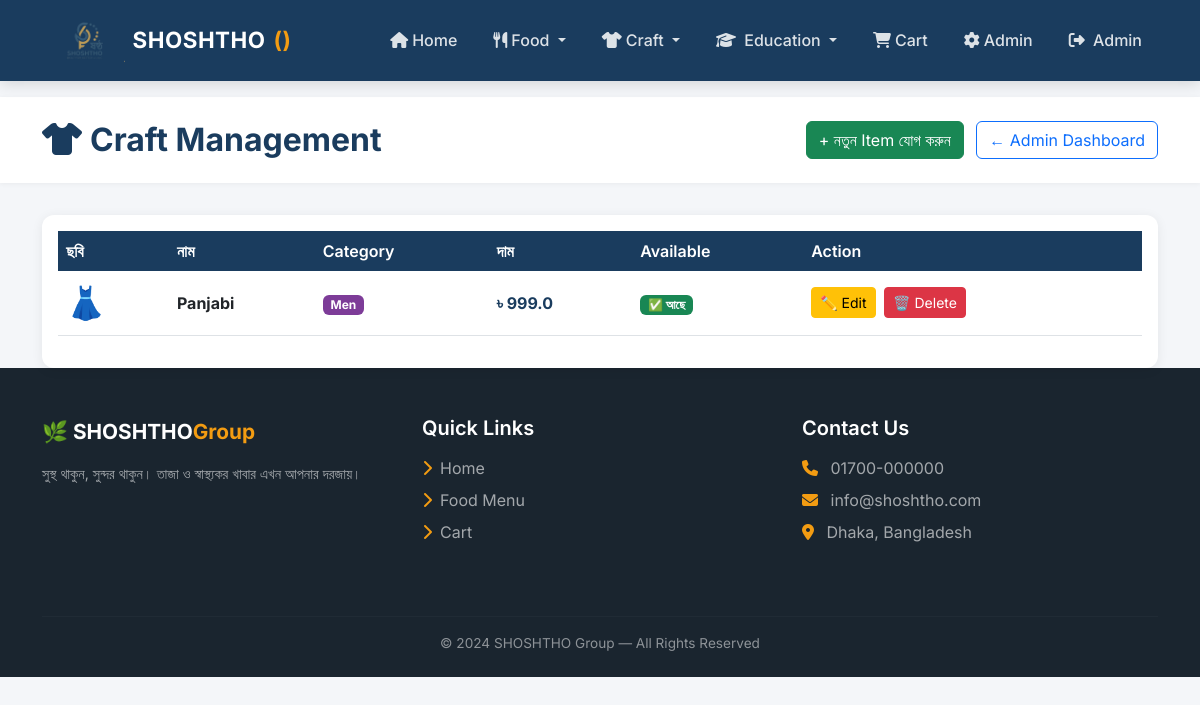
The app's page /admin/craft (signed in) with its own data.
### app/models.py (models this page shows)
class User(UserMixin, db.Model):
    id = db.Column(db.Integer, primary_key=True)
    name = db.Column(db.String(100), nullable=False)
    email = db.Column(db.String(150), unique=True, nullable=False)
    password = db.Column(db.String(200), nullable=False)
    phone = db.Column(db.String(20))
    address = db.Column(db.Text)
    is_admin = db.Column(db.Boolean, default=False)
    orders = db.relationship('Order', backref='user', lazy=True)

class CraftItem(db.Model):
    id = db.Column(db.Integer, primary_key=True)
    name = db.Column(db.String(200), nullable=False)
    description = db.Column(db.Text)
    price = db.Column(db.Float, nullable=False)
    category = db.Column(db.String(100))
    image_url = db.Column(db.String(300))
    is_available = db.Column(db.Boolean, default=True)
    created_at = db.Column(db.DateTime, default=datetime.utcnow)

### app/routes/admin.py (the view)
@admin.route('/admin/craft')
@login_required
@admin_required
def craft_dashboard():
    from app.models import CraftItem
    items = CraftItem.query.all()
    return render_template('admin/craft_dashboard.html',
                           items=items)

### app/__init__.py (called while the page is built)
@login_manager.user_loader
def load_user(user_id):
    from .models import User
    return User.query.get(int(user_id))

### app/routes/admin.py (called while the page is built)
def admin_required(f):
    @wraps(f)
    def decorated(*args, **kwargs):
        if not current_user.is_admin:
            flash('Admin access দরকার!', 'danger')
            return redirect(url_for('shop.home'))
        return f(*args, **kwargs)
    return decorated

### app/templates/admin/craft_dashboard.html
{% extends 'base.html' %}
{% block content %}
<div class="page-header">
    <div class="container d-flex justify-content-between
                align-items-center">
        <h2><i class="fas fa-tshirt me-2"></i>Craft Management</h2>
        <div>
            <a href="/admin/craft/add"
               class="btn btn-success me-2">
                + নতুন Item যোগ করুন
            </a>
            <a href="/admin"
               class="btn btn-outline-primary">
                ← Admin Dashboard
            </a>
        </div>
    </div>
</div>
<div class="container">
    <div class="card">
        <div class="card-body table-responsive">
            <table class="table table-hover align-middle">
                <thead>
                    <tr>
                        <th>ছবি</th>
                        <th>নাম</th>
                        <th>Category</th>
                        <th>দাম</th>
                        <th>Available</th>
                        <th>Action</th>
                    </tr>
                </thead>
                <tbody>
                    {% for item in items %}
                    <tr>
                        <td>
                            {% if item.image_url %}
                            <img src="{{ item.image_url }}"
                                 width="60" height="60"
                                 style="object-fit:cover;
                                        border-radius:8px;">
                            {% else %}
                            <span class="fs-2">👗</span>
                            {% endif %}
                        </td>
                        <td class="fw-bold">{{ item.name }}</td>
                        <td>
                            <span class="badge"
                                  style="background:#7d3c98;">
                                {{ item.category }}
                            </span>
                        </td>
                        <td class="fw-bold" style="color:#1a3c5e;">
                            ৳ {{ item.price }}
                        </td>
                        <td>
                            {% if item.is_available %}
                            <span class="badge bg-success">
                                ✅ আছে
                            </span>
                            {% else %}
                            <span class="badge bg-danger">
                                ❌ নেই
                            </span>
                            {% endif %}
                        </td>
                        <td>
                            <a href="/admin/craft/edit/{{ item.id }}"
                               class="btn btn-sm btn-warning me-1">
                                ✏️ Edit
                            </a>
                            <form method="POST"
                                  action="/admin/craft/delete/{{ item.id }}"
                                  style="display:inline"
                                  onsubmit="return confirm('সত্যিই মুছবেন?')">
                                <button class="btn btn-sm btn-danger">
                                    🗑️ Delete
                                </button>
                            </form>
                        </td>
                    </tr>
                    {% endfor %}
                </tbody>
            </table>
        </div>
    </div>
</div>
{% endblock %}

### app/templates/base.html (shortened to what this page needs)
<!DOCTYPE html>
<html lang="bn">
<head>
    <link href="https://cdn.jsdelivr.net/npm/bootstrap@5.3.0/dist/css/bootstrap.min.css" rel="stylesheet">
    <link href="https://cdnjs.cloudflare.com/ajax/libs/font-awesome/6.4.0/css/all.min.css" rel="stylesheet">
</head>
<body>
<nav class="navbar navbar-expand-lg">
    <div class="container">
        <a class="navbar-brand d-flex align-items-center gap-2" href="/">
    <img src="/static/images/logo.png"
         height="45"
         onerror="this.style.display='none'"
         alt="SHOSHTHO Logo">
    SHOSHTHO<span>()</span>
</a>
        <div class="collapse navbar-collapse" id="navMenu">
            <ul class="navbar-nav ms-auto align-items-center gap-1">
    <li class="nav-item">
        <a class="nav-link" href="/">
            <i class="fas fa-home me-1"></i>Home
        </a>
    </li>
    <li class="nav-item dropdown">
        <a class="nav-link dropdown-toggle" href="#"
           data-bs-toggle="dropdown">
            <i class="fas fa-utensils me-1"></i>Food
        </a>
    </li>
    <li class="nav-item dropdown">
        <a class="nav-link dropdown-toggle" href="#"
           data-bs-toggle="dropdown">
            <i class="fas fa-tshirt me-1"></i>Craft
        </a>
    </li>
    <li class="nav-item dropdown">
        <a class="nav-link dropdown-toggle" href="#"
           data-bs-toggle="dropdown">
            <i class="fas fa-graduation-cap me-1"></i>
            Education
        </a>
    </li>
    <li class="nav-item">
        <a class="nav-link" href="/cart">
            <i class="fas fa-shopping-cart me-1"></i>Cart
            {% set cart = session.get('cart', {}) %}
        </a>
    </li>
    {% if current_user.is_authenticated %}
        {% if current_user.is_admin %}
        <li class="nav-item">
            <a class="nav-link" href="/admin">
                <i class="fas fa-cog me-1"></i>Admin
            </a>
        </li>
        {% endif %}
        <li class="nav-item">
            <a class="nav-link" href="/logout">
                <i class="fas fa-sign-out-alt me-1"></i>
                {{ current_user.name }}
            </a>
        </li>
    {% else %}
        <li class="nav-item">
            <a class="nav-link" href="/login">
                <i class="fas fa-sign-in-alt me-1"></i>Login
            </a>
        </li>
    {% endif %}
</ul>
        </div>
    </div>
</nav>
<main>
    {% block content %}{% endblock %}
</main>
<footer>
    <div class="container">
        <div class="row">
            <div class="col-md-4 mb-4">
                <div class="footer-brand mb-3">
                    🌿 SHOSHTHO<span>Group</span>
                </div>
                <p style="color:rgba(255,255,255,0.6); font-size:0.9rem;">
                    সুস্থ থাকুন, সুন্দর থাকুন।
                    তাজা ও স্বাস্থ্যকর খাবার
                    এখন আপনার দরজায়।
                </p>
            </div>
            <div class="col-md-4 mb-4">
                <h5 class="mb-3">Quick Links</h5>
                <ul class="list-unstyled">
                    <li class="mb-2">
                        <a href="/"><i class="fas fa-chevron-right me-2" style="color:var(--accent)"></i>Home</a>
                    </li>
                    <li class="mb-2">
                        <a href="/menu"><i class="fas fa-chevron-right me-2" style="color:var(--accent)"></i>Food Menu</a>
                    </li>
                    <li class="mb-2">
                        <a href="/cart"><i class="fas fa-chevron-right me-2" style="color:var(--accent)"></i>Cart</a>
                    </li>
                </ul>
            </div>
            <div class="col-md-4 mb-4">
                <h5 class="mb-3">Contact Us</h5>
                <ul class="list-unstyled" style="color:rgba(255,255,255,0.6);">
                    <li class="mb-2">
                        <i class="fas fa-phone me-2" style="color:var(--accent)"></i>
                        01700-000000
                    </li>
                    <li class="mb-2">
                        <i class="fas fa-envelope me-2" style="color:var(--accent)"></i>
                        info@shoshtho.com
                    </li>
                    <li class="mb-2">
                        <i class="fas fa-map-marker-alt me-2" style="color:var(--accent)"></i>
                        Dhaka, Bangladesh
                    </li>
                </ul>
            </div>
        </div>
        <hr class="footer-divider">
        <div class="text-center" style="color:rgba(255,255,255,0.5); font-size:0.85rem;">
            © 2024 SHOSHTHO Group — All Rights Reserved
        </div>
    </div>
</footer>
</body>
</html>

### app/templates/base.html (style rules this page uses)
:root { --primary: #1a3c5e; --secondary: #2e86c1; --accent: #f39c12; --light: #f8f9fa; --dark: #1a252f; --text: #2c3e50; }
* { margin: 0; padding: 0; box-sizing: border-box; }
body { font-family: 'Inter', 'Hind Siliguri', sans-serif; color: var(--text); background: #f4f6f9; }
.navbar { background: var(--primary) !important; box-shadow: 0 2px 15px rgba(0,0,0,0.15); padding: 0.8rem 0; }
.navbar-brand { color: white !important; font-weight: 700; font-size: 1.4rem; letter-spacing: 0.5px; }
.navbar-brand span { color: var(--accent); }
.nav-link { color: rgba(255,255,255,0.85) !important; font-weight: 500; padding: 0.5rem 1rem !important; border-radius: 6px; transition: all 0.2s; }
.card { border: none; border-radius: 12px; box-shadow: 0 2px 12px rgba(0,0,0,0.07); transition: all 0.3s; background: white; }
footer { background: var(--dark); color: rgba(255,255,255,0.8); padding: 3rem 0 1.5rem; }
footer h5 { color: white; font-weight: 600; }
footer a { color: rgba(255,255,255,0.6); text-decoration: none; transition: color 0.2s; }
.footer-brand { color: white; font-size: 1.3rem; font-weight: 700; }
.footer-brand span { color: var(--accent); }
.footer-divider { border-color: rgba(255,255,255,0.1); margin: 2rem 0 1rem; }
.table th { background: var(--primary); color: white; font-weight: 600; border: none; }
.table td { vertical-align: middle; }
.page-header { background: white; padding: 1.5rem 0; margin-bottom: 2rem; box-shadow: 0 1px 5px rgba(0,0,0,0.05); }
.page-header h2 { color: var(--primary); font-weight: 700; margin: 0; }

### records on screen
User: name "Admin"
CraftItem: name "Panjabi", category "Men", price "999.0", is_available "✅ আছে"
